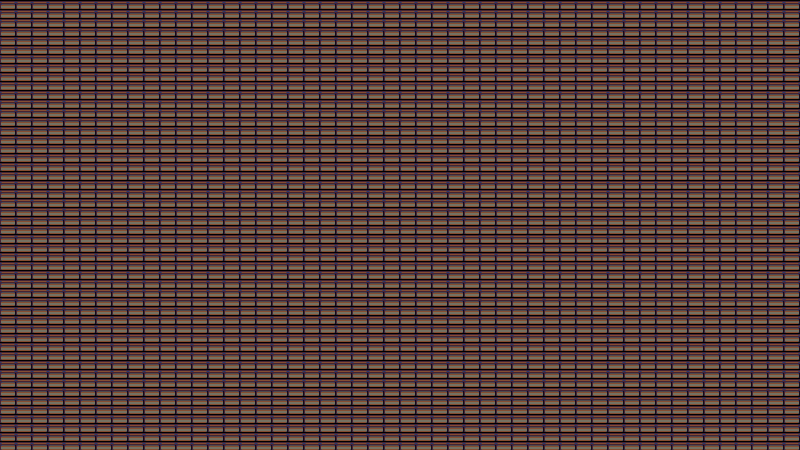

A level layout from a 2D game, rendered from its tile map. Below: a short description, then the map file with tile-grid data replaced by summaries:
An orthogonal 50x50 tile map with 16x9 px tiles, 1 tile layer (Kachelebene 1).

<map version="1.0" orientation="orthogonal" renderorder="right-down" width="50" height="50" tilewidth="16" tileheight="9" nextobjectid="1">
 <tileset firstgid="1" name="Decor1" tilewidth="16" tileheight="9" tilecount="312" columns="8">
  <image source="../../Tields/Objects/Decor1.png" width="128" height="352" />
 </tileset>
 <layer name="Kachelebene 1" width="50" height="50">
  <data>[2500 cells, 2500 non-empty, 1 distinct tile ids]</data>
 </layer>
</map>
